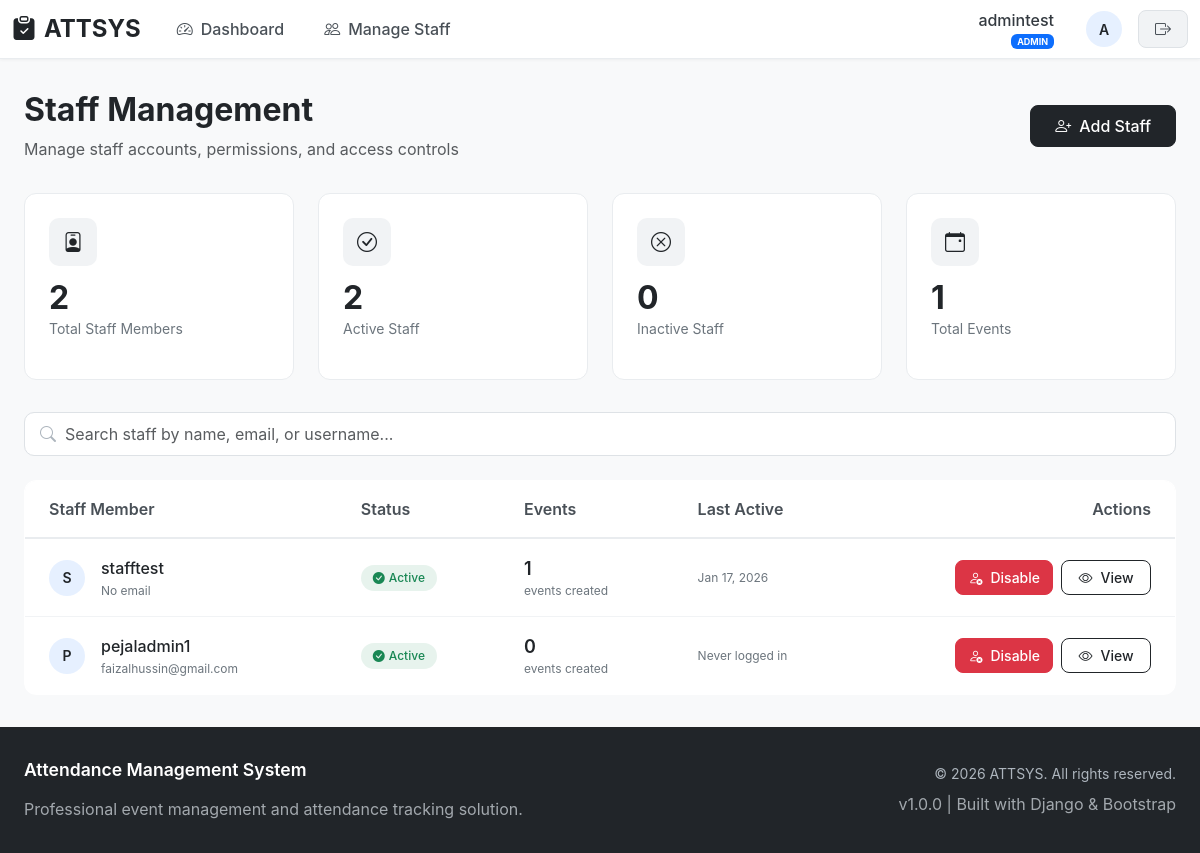
Before: /attsys/admin/staff/ (signed in) with the older database file.
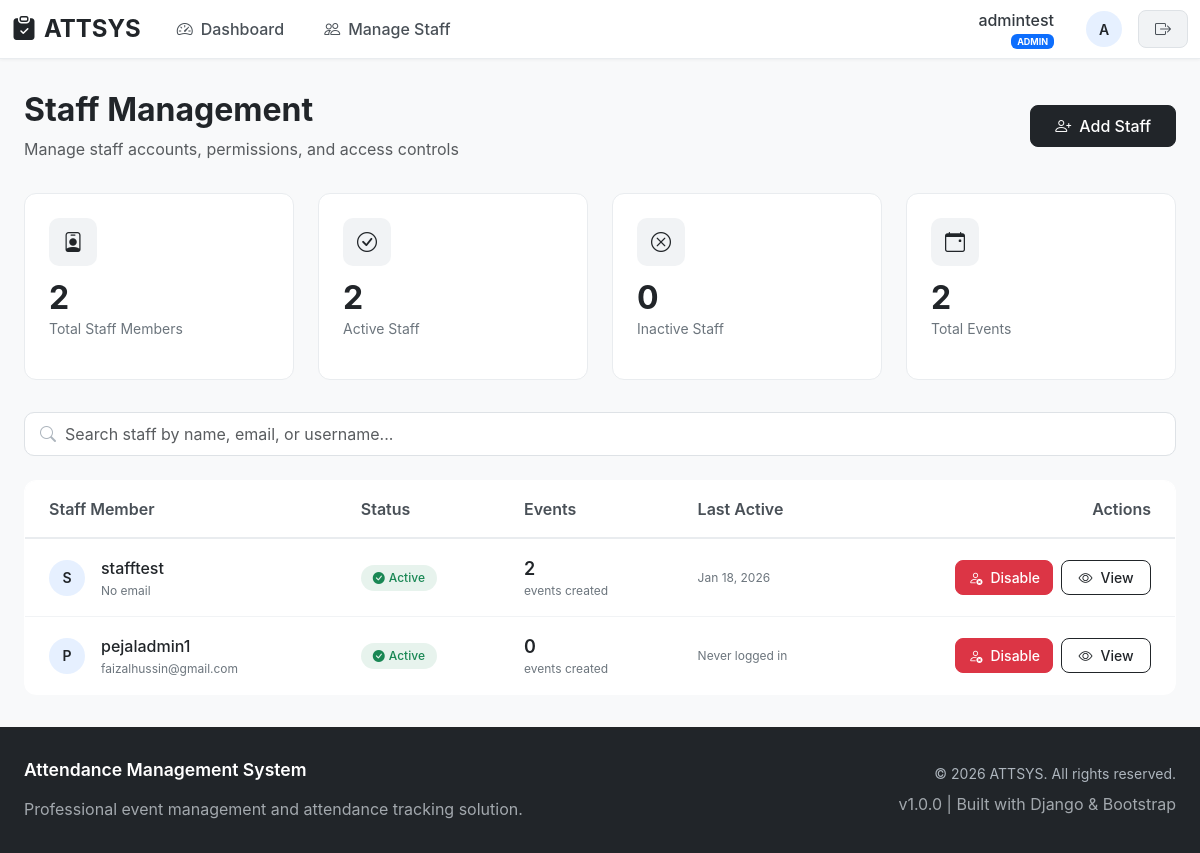
After: the same page with the newer database file.
### attsys/models.py (models this page shows, shortened)
class User(AbstractUser):
    ROLE_CHOICES = (
        ('ADMIN', 'Admin'),
        ('STAFF', 'Staff'),
    )
    role = models.CharField(max_length=10, choices=ROLE_CHOICES, default='STAFF')
    phone_number = models.CharField(max_length=15, blank=True)

### attsys/views.py (the view)
# urls.py: path('admin/staff/', views.manage_staff, name='manage_staff'),
@login_required
def manage_staff(request):
    if not request.user.is_active:
        return redirect('login')
    if request.user.role != 'ADMIN':
        return HttpResponseForbidden("Admins only")
    staff_users = User.objects.filter(role='STAFF')
    active_staff_count = staff_users.filter(is_active=True).count()
    inactive_staff_count = staff_users.filter(is_active=False).count()
    total_events = Event.objects.count()
    return render(request, 'manage_staff.html', {
        'staff_users': staff_users,
        'active_staff_count': active_staff_count,
        'inactive_staff_count': inactive_staff_count,
        'total_events': total_events
    })

### attsys/templates/manage_staff.html (shortened to what the changed rows need)
{% extends 'base.html' %}
{% block content %}
<div class="staff-management-container">
    <div class="page-header">
        <div class="d-flex justify-content-between align-items-center">
            <div>
                <h1 class="h2 fw-bold mb-2 text-dark">Staff Management</h1>
            </div>
        </div>
    </div>
    <div class="stats-grid">
        <div class="stat-card">
            <div class="stat-icon">
                <i class="bi bi-calendar-event"></i>
            </div>
            <div class="stat-value">{{ total_events }}</div>
            <div class="stat-label">Total Events</div>
        </div>
    </div>
    <div class="table-responsive">
        <table class="table table-hover mb-0 staff-table">
            <thead>
                <tr>
                    <th class="ps-4">Staff Member</th>
                    <th>Status</th>
                    <th>Events</th>
                    <th>Last Active</th>
                    <th class="pe-4 text-end">Actions</th>
                </tr>
            </thead>
            <tbody id="staffTableBody">
                {% for staff in staff_users %}
                <tr class="staff-row" data-search="{{ staff.username }} {{ staff.email }}">
                    <td class="ps-4">
                        <div class="d-flex align-items-center">
                            <div class="user-avatar me-3">
                                {{ staff.username|first|upper }}
                            </div>
                            <div>
                                <div class="staff-name">{{ staff.username }}</div>
                                <div class="staff-email">{{ staff.email|default:"No email" }}</div>
                            </div>
                        </div>
                    </td>
                    <td>
                        {% if staff.is_active %}
                            <span class="status-badge status-active">
                                <i class="bi bi-check-circle-fill me-1"></i>
                                Active
                            </span>
                        {% else %}
                            <span class="status-badge status-inactive">
                                <i class="bi bi-x-circle-fill me-1"></i>
                                Disabled
                            </span>
                        {% endif %}
                    </td>
                    <td>
                        <div class="event-count">
                            {{ staff.events.count|default:0 }}
                        </div>
                        <div class="event-label">
                            events created
                        </div>
                    </td>
                    <td>
                        <div class="last-active">
                            {% if staff.last_login %}
                                {{ staff.last_login|date:"M d, Y" }}
                            {% else %}
                                Never logged in
                            {% endif %}
                        </div>
                    </td>
                    <td class="pe-4">
                        <div class="action-buttons">
                            <form method="post" action="{% url 'toggle_staff' staff.id %}" class="d-inline">
                                {% if staff.is_active %}
                                    <button type="submit" class="btn btn-toggle-danger btn-toggle">
                                        <i class="bi bi-person-x"></i>
                                        Disable
                                    </button>
                                {% else %}
                                    <button type="submit" class="btn btn-toggle-success btn-toggle">
                                        <i class="bi bi-person-check"></i>
                                        Enable
                                    </button>
                                {% endif %}
                            </form>
                            <button class="btn btn-outline-dark btn-toggle"
                                    onclick="viewStaffDetails('{{ staff.id }}')">
                                <i class="bi bi-eye"></i>
                                View
                            </button>
                        </div>
                    </td>
                </tr>
                {% endfor %}
            </tbody>
        </table>
    </div>
</div>
{% endblock %}

Changed rows visible on the page:
changed User "stafftest": events.count "1" → "2"; last_login "Jan 17, 2026" → "Jan 18, 2026"
Other visible differences:
{{ total_events }}: "1" → "2"
